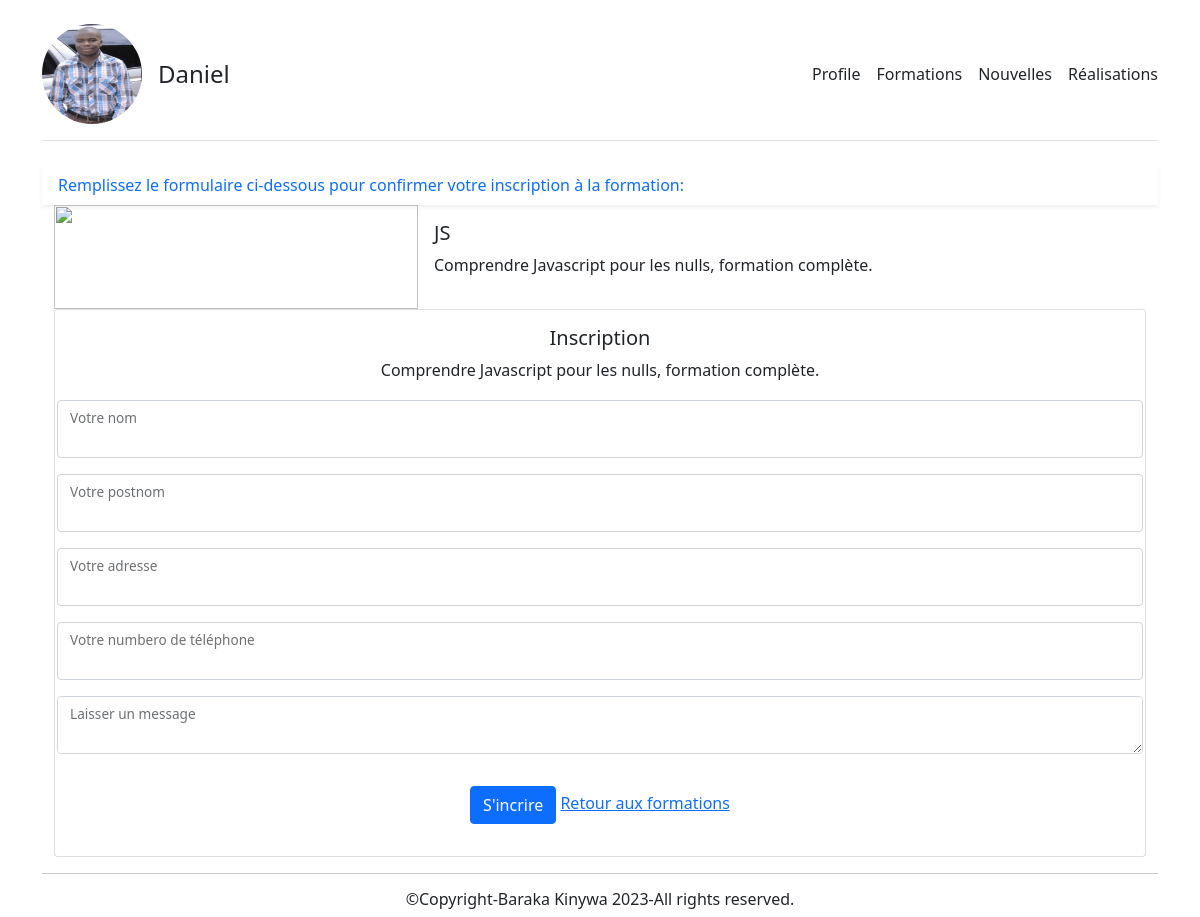
/inscriptionFormation.php?id=3, run on the app's committed database.
### tables this page shows
CREATE TABLE `blogger` (
  `id` int(11) NOT NULL,
  `noms` text NOT NULL,
  `facebook` text NOT NULL,
  `whatsapp` text NOT NULL,
  `twitter` text NOT NULL,
  `phone` text NOT NULL,
  `gmail` text NOT NULL,
  `pwd` text NOT NULL,
  `profile` text NOT NULL,
  `description` text NOT NULL
);

CREATE TABLE `formations` (
  `id` int(11) NOT NULL,
  `libelle` text NOT NULL,
  `photo` text NOT NULL,
  `categorie` int(11) NOT NULL,
  `date_published` date NOT NULL
);

CREATE TABLE `formations_categories` (
  `id` int(11) NOT NULL,
  `categorie` text NOT NULL
);

### actions/blogger_Infos.php (called while the page is built, shortened)
<?php
$sql="SELECT * FROM blogger";
$blogger=mysqli_query($con,$sql);
$blogger=mysqli_fetch_array($blogger);

### actions/formation_Infos.php (called while the page is built, shortened)
<?php
$id=$_GET['id'];
$sql="SELECT formations.id AS id,formations.libelle AS libelle,formations.photo AS photo,
formations.date_published AS date_published,
formations_categories.categorie AS categorie,formations_categories.id AS idCat
FROM `formations`,formations_categories
WHERE formations_categories.id=formations.categorie AND formations.id=$id";
$formations=mysqli_query($con,$sql);
$formation=mysqli_fetch_array($formations);

### inscriptionFormation.php (the view, shortened to what this page needs)
<div class="container">
<br>
<?php
include 'includes/header.php';
require_once 'actions/formation_Infos.php';
?>
<div class="nav-scroller bg-body shadow-sm">
  <nav class="nav nav-underline"  aria-label="Secondary navigation">
    <a class="nav-link active" aria-current="page" href="#">
    Remplissez le formulaire ci-dessous pour confirmer votre inscription à la formation: <br>
    </a>
  </nav>
</div>
<main class="container">
<div class="row g-0">
    <div class="col-md-4">
        <img src="
        <?php if(!empty($formation['photo']))
                {
                  echo "blogger/".$formation['photo'];
                }
                else
                {
                  echo "image/white.jpg";
                }
                ?>
                "
         width="100%" alt="">
    </div>
    <div class="col-md-8">
        <div class="card-body">
        <h5 class="card-title"><?= $formation['categorie']?></h5>
        <p class="card-text"><?= $formation['libelle']?></p>
        </div>
    </div>
</div>
<div class="row text-center">
<div class="col">
<div class="card">
              <div class="card-body">
                <h5 class="card-title text-center">Inscription</h5>
                <p class="card-text"><?= $formation['libelle']?></p>
              </div>
            <form action="" method="post">
                <div style="margin:2px 2px 2px 2px;">
                 <div class="form-floating mb-3">
                   <input type="text" class="form-control" id="floatingInput" name="nom" required>
                   <label for="floatingInput">Votre nom</label>
                  </div>
                 <div class="form-floating mb-3">
                   <input type="text" class="form-control" id="floatingInput" name="postnom" required>
                   <label for="floatingInput">Votre postnom</label>
                  </div>
                 <div class="form-floating mb-3">
                   <input type="text" class="form-control" id="floatingInput" name="adresse">
                   <label for="floatingInput">Votre adresse</label>
                  </div>
                  <div class="form-floating mb-3">
                   <input type="tel" class="form-control" id="floatingInput" name="numTel" required>
                   <label for="floatingInput">Votre numbero de téléphone</label>
                  </div>
                 <div class="form-floating mb-3">
                   <textarea name="message" class="form-control" id="floatingInput" cols="30" rows="10"></textarea>
                   <label for="floatingInput">Laisser un message</label>
                  </div>
                </div>
              <div class="card-body">
                <button class=" btn btn-primary" type="submit" name="sinscrire">S'incrire</button>
                <a href="formations.php" class="card-link">Retour aux formations</a>
              </div>
            </form>
</div>
</div>
</div>
</main>
<?php
  include 'includes/footer.php';
  ?>
</div>

### includes/header.php
<?php
require_once 'includes/connection.php';
require_once 'actions/blogger_Infos.php';
include 'includes/bootstrap.php';
?>
<header class="d-flex flex-column flex-md-row align-items-center pb-3 mb-4 border-bottom">
    <a href="/" class="d-flex align-items-center text-dark text-decoration-none">
    <img class="me-3 rounded-circle" src="blogger/<?= $blogger['profile']?>" alt="<?= $blogger['noms']?>" width="100" height="100">
      <span class="fs-4"><?= $blogger['noms']?></span>
    </a>
    <nav class="d-inline-flex mt-2 mt-md-0 ms-md-auto">
      <a class="me-3 py-2 text-dark text-decoration-none" href="index.php">Profile</a>
      <a class="me-3 py-2 text-dark text-decoration-none" href="formations.php">Formations</a>
      <a class="me-3 py-2 text-dark text-decoration-none" href="nouvelles.php">Nouvelles</a>
      <a class="py-2 text-dark text-decoration-none" href="realisations.php">Réalisations</a>
    </nav>
  </header>

### data on the page
blogger: profile (picture), noms "Daniel"
formations: formations_categories.categorie "JS", libelle "Comprendre Javascript pour les nulls, formation complète."
